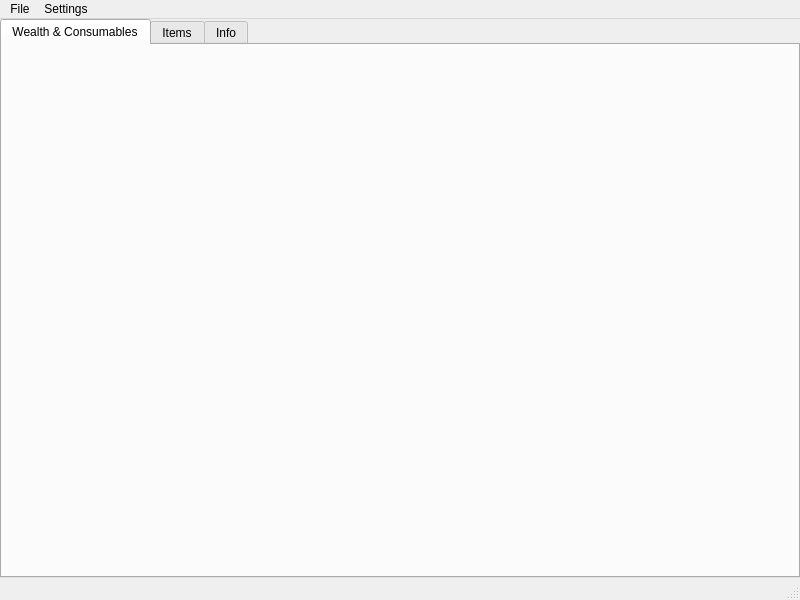
<?xml version="1.0" encoding="UTF-8"?>
<ui version="4.0">
 <class>EquipmentManager</class>
 <widget class="QMainWindow" name="EquipmentManager">
  <property name="geometry">
   <rect>
    <x>0</x>
    <y>0</y>
    <width>800</width>
    <height>600</height>
   </rect>
  </property>
  <property name="windowTitle">
   <string>EquipmentManager</string>
  </property>
  <widget class="QWidget" name="centralwidget">
   <layout class="QVBoxLayout" name="verticalLayout">
    <property name="leftMargin">
     <number>0</number>
    </property>
    <property name="topMargin">
     <number>0</number>
    </property>
    <property name="rightMargin">
     <number>0</number>
    </property>
    <property name="bottomMargin">
     <number>0</number>
    </property>
    <item>
     <widget class="QTabWidget" name="tab_widget">
      <property name="currentIndex">
       <number>0</number>
      </property>
      <widget class="QWidget" name="tab_wealth_consumables">
       <attribute name="title">
        <string>Wealth &amp;&amp; Consumables</string>
       </attribute>
      </widget>
      <widget class="QWidget" name="tab_items">
       <attribute name="title">
        <string>Items</string>
       </attribute>
      </widget>
      <widget class="QWidget" name="tab_info">
       <attribute name="title">
        <string>Info</string>
       </attribute>
      </widget>
     </widget>
    </item>
   </layout>
  </widget>
  <widget class="QMenuBar" name="menubar">
   <property name="geometry">
    <rect>
     <x>0</x>
     <y>0</y>
     <width>800</width>
     <height>33</height>
    </rect>
   </property>
   <widget class="RoundMenu" name="menu_file">
    <property name="title">
     <string>File</string>
    </property>
    <addaction name="action_open"/>
    <addaction name="separator"/>
    <addaction name="action_save"/>
    <addaction name="action_save_as"/>
   </widget>
   <widget class="RoundMenu" name="menu_settings">
    <property name="title">
     <string>Settings</string>
    </property>
    <addaction name="action_open_preferences"/>
   </widget>
   <addaction name="menu_file"/>
   <addaction name="menu_settings"/>
  </widget>
  <widget class="QStatusBar" name="statusbar"/>
  <action name="action_open">
   <property name="icon">
    <iconset resource="resources.qrc">
     <normaloff>:/icons/fluent-icons/DocumentArrowRight.svg</normaloff>:/icons/fluent-icons/DocumentArrowRight.svg</iconset>
   </property>
   <property name="text">
    <string>Open File...</string>
   </property>
   <property name="menuRole">
    <enum>QAction::MenuRole::NoRole</enum>
   </property>
  </action>
  <action name="action_save">
   <property name="icon">
    <iconset resource="resources.qrc">
     <normaloff>:/icons/fluent-icons/Save.svg</normaloff>:/icons/fluent-icons/Save.svg</iconset>
   </property>
   <property name="text">
    <string>Save</string>
   </property>
   <property name="shortcut">
    <string>Ctrl+S</string>
   </property>
   <property name="menuRole">
    <enum>QAction::MenuRole::NoRole</enum>
   </property>
  </action>
  <action name="action_save_as">
   <property name="icon">
    <iconset resource="resources.qrc">
     <normaloff>:/icons/fluent-icons/SaveEdit.svg</normaloff>:/icons/fluent-icons/SaveEdit.svg</iconset>
   </property>
   <property name="text">
    <string>Save As...</string>
   </property>
   <property name="shortcut">
    <string>Ctrl+Shift+S</string>
   </property>
   <property name="menuRole">
    <enum>QAction::MenuRole::NoRole</enum>
   </property>
  </action>
  <action name="action_open_preferences">
   <property name="icon">
    <iconset resource="resources.qrc">
     <normaloff>:/icons/fluent-icons/Settings.svg</normaloff>:/icons/fluent-icons/Settings.svg</iconset>
   </property>
   <property name="text">
    <string>Preferences</string>
   </property>
   <property name="shortcut">
    <string>Ctrl+,</string>
   </property>
   <property name="menuRole">
    <enum>QAction::MenuRole::PreferencesRole</enum>
   </property>
  </action>
 </widget>
 <customwidgets>
  <customwidget>
   <class>RoundMenu</class>
   <extends>QMenu</extends>
   <header>qfluentwidgets</header>
  </customwidget>
 </customwidgets>
 <resources>
  <include location="resources.qrc"/>
 </resources>
 <connections/>
</ui>
